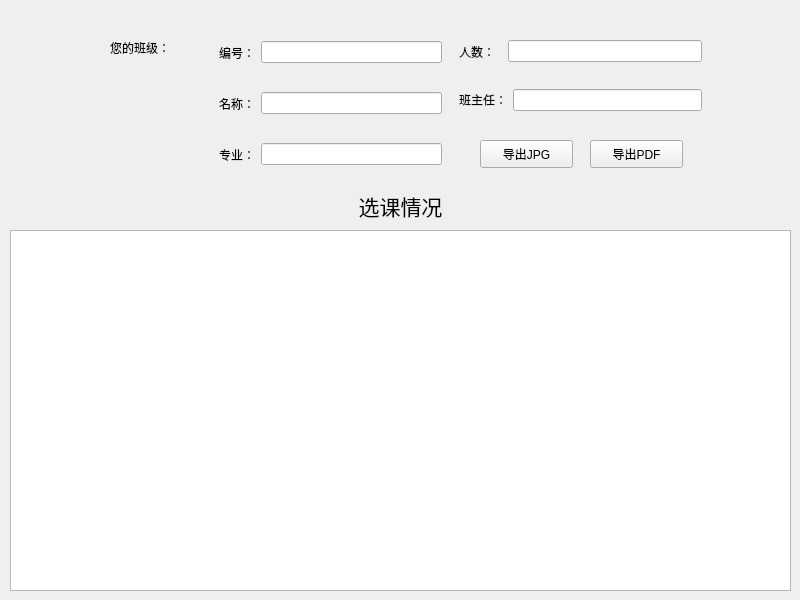
<?xml version="1.0" encoding="UTF-8"?>
<ui version="4.0">
 <class>myclass</class>
 <widget class="QWidget" name="myclass">
  <property name="geometry">
   <rect>
    <x>0</x>
    <y>0</y>
    <width>800</width>
    <height>600</height>
   </rect>
  </property>
  <property name="windowTitle">
   <string>Form</string>
  </property>
  <widget class="QLabel" name="label_7">
   <property name="geometry">
    <rect>
     <x>110</x>
     <y>40</y>
     <width>91</width>
     <height>16</height>
    </rect>
   </property>
   <property name="text">
    <string>您的班级：</string>
   </property>
  </widget>
  <widget class="QChartView" name="graphicsView">
   <property name="geometry">
    <rect>
     <x>10</x>
     <y>230</y>
     <width>781</width>
     <height>361</height>
    </rect>
   </property>
  </widget>
  <widget class="QWidget" name="widget_6" native="true">
   <property name="geometry">
    <rect>
     <x>210</x>
     <y>30</y>
     <width>241</width>
     <height>147</height>
    </rect>
   </property>
   <layout class="QVBoxLayout" name="verticalLayout">
    <property name="leftMargin">
     <number>0</number>
    </property>
    <property name="topMargin">
     <number>0</number>
    </property>
    <property name="rightMargin">
     <number>0</number>
    </property>
    <property name="bottomMargin">
     <number>0</number>
    </property>
    <item>
     <widget class="QWidget" name="widget" native="true">
      <layout class="QHBoxLayout" name="horizontalLayout">
       <item>
        <widget class="QLabel" name="label">
         <property name="text">
          <string>编号：</string>
         </property>
        </widget>
       </item>
       <item>
        <widget class="QLineEdit" name="classId_lineEdit">
         <property name="readOnly">
          <bool>true</bool>
         </property>
        </widget>
       </item>
      </layout>
     </widget>
    </item>
    <item>
     <widget class="QWidget" name="widget_2" native="true">
      <layout class="QHBoxLayout" name="horizontalLayout_2">
       <item>
        <widget class="QLabel" name="label_2">
         <property name="text">
          <string>名称：</string>
         </property>
        </widget>
       </item>
       <item>
        <widget class="QLineEdit" name="className_lineEdit">
         <property name="readOnly">
          <bool>true</bool>
         </property>
        </widget>
       </item>
      </layout>
     </widget>
    </item>
    <item>
     <widget class="QWidget" name="widget_3" native="true">
      <layout class="QHBoxLayout" name="horizontalLayout_3">
       <item>
        <widget class="QLabel" name="label_3">
         <property name="text">
          <string>专业：</string>
         </property>
        </widget>
       </item>
       <item>
        <widget class="QLineEdit" name="classMajor_lineEdit">
         <property name="readOnly">
          <bool>true</bool>
         </property>
        </widget>
       </item>
      </layout>
     </widget>
    </item>
   </layout>
  </widget>
  <widget class="QWidget" name="widget_7" native="true">
   <property name="geometry">
    <rect>
     <x>450</x>
     <y>30</y>
     <width>261</width>
     <height>91</height>
    </rect>
   </property>
   <layout class="QVBoxLayout" name="verticalLayout_2">
    <property name="leftMargin">
     <number>0</number>
    </property>
    <property name="topMargin">
     <number>0</number>
    </property>
    <property name="rightMargin">
     <number>0</number>
    </property>
    <property name="bottomMargin">
     <number>0</number>
    </property>
    <item>
     <widget class="QWidget" name="widget_4" native="true">
      <layout class="QHBoxLayout" name="horizontalLayout_4">
       <item>
        <widget class="QLabel" name="label_4">
         <property name="text">
          <string>人数：  </string>
         </property>
        </widget>
       </item>
       <item>
        <widget class="QLineEdit" name="classNum_lineEdit">
         <property name="readOnly">
          <bool>true</bool>
         </property>
        </widget>
       </item>
      </layout>
     </widget>
    </item>
    <item>
     <widget class="QWidget" name="widget_5" native="true">
      <layout class="QHBoxLayout" name="horizontalLayout_5">
       <item>
        <widget class="QLabel" name="label_5">
         <property name="text">
          <string>班主任：</string>
         </property>
        </widget>
       </item>
       <item>
        <widget class="QLineEdit" name="classMaster_lineEdit">
         <property name="readOnly">
          <bool>true</bool>
         </property>
        </widget>
       </item>
      </layout>
     </widget>
    </item>
   </layout>
  </widget>
  <widget class="QLabel" name="label_6">
   <property name="geometry">
    <rect>
     <x>290</x>
     <y>190</y>
     <width>221</width>
     <height>31</height>
    </rect>
   </property>
   <property name="font">
    <font>
     <family>AcadEref</family>
     <pointsize>16</pointsize>
    </font>
   </property>
   <property name="text">
    <string>选课情况</string>
   </property>
   <property name="alignment">
    <set>Qt::AlignCenter</set>
   </property>
  </widget>
  <widget class="QPushButton" name="JPG_Button">
   <property name="geometry">
    <rect>
     <x>480</x>
     <y>140</y>
     <width>93</width>
     <height>28</height>
    </rect>
   </property>
   <property name="text">
    <string>导出JPG</string>
   </property>
  </widget>
  <widget class="QPushButton" name="PDF_Button">
   <property name="geometry">
    <rect>
     <x>590</x>
     <y>140</y>
     <width>93</width>
     <height>28</height>
    </rect>
   </property>
   <property name="text">
    <string>导出PDF</string>
   </property>
  </widget>
 </widget>
 <customwidgets>
  <customwidget>
   <class>QChartView</class>
   <extends>QGraphicsView</extends>
   <header location="global">qchartview.h</header>
  </customwidget>
 </customwidgets>
 <resources/>
 <connections/>
</ui>
